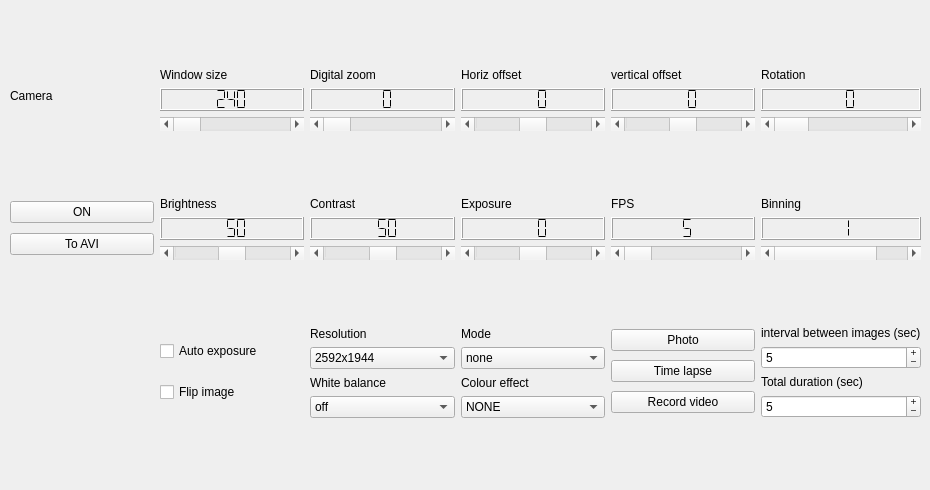
       <widget class="QWidget" name="camera">
        <attribute name="title">
         <string>Camera</string>
        </attribute>
        <widget class="QWidget" name="gridLayoutWidget">
         <property name="geometry">
          <rect>
           <x>10</x>
           <y>10</y>
           <width>911</width>
           <height>471</height>
          </rect>
         </property>
         <layout class="QGridLayout" name="cameragrid" rowstretch="0,0,0,0">
          <item row="0" column="5">
           <layout class="QVBoxLayout" name="horizontallayout">
            <property name="bottomMargin">
             <number>2</number>
            </property>
            <item>
             <widget class="QLabel" name="horizontallabel">
              <property name="text">
               <string>Horiz offset</string>
              </property>
             </widget>
            </item>
            <item>
             <widget class="QLCDNumber" name="horizontallcd">
              <property name="digitCount">
               <number>3</number>
              </property>
              <property name="segmentStyle">
               <enum>QLCDNumber::Flat</enum>
              </property>
              <property name="intValue" stdset="0">
               <number>0</number>
              </property>
             </widget>
            </item>
            <item>
             <widget class="QScrollBar" name="horizontalbar">
              <property name="acceptDrops">
               <bool>false</bool>
              </property>
              <property name="minimum">
               <number>-100</number>
              </property>
              <property name="maximum">
               <number>100</number>
              </property>
              <property name="singleStep">
               <number>0</number>
              </property>
              <property name="value">
               <number>0</number>
              </property>
              <property name="orientation">
               <enum>Qt::Horizontal</enum>
              </property>
             </widget>
            </item>
           </layout>
          </item>
          <item row="0" column="6">
           <layout class="QVBoxLayout" name="verticallayout">
            <property name="bottomMargin">
             <number>2</number>
            </property>
            <item>
             <widget class="QLabel" name="verticallabel">
              <property name="text">
               <string>vertical offset</string>
              </property>
             </widget>
            </item>
            <item>
             <widget class="QLCDNumber" name="verticallcd">
              <property name="digitCount">
               <number>3</number>
              </property>
              <property name="segmentStyle">
               <enum>QLCDNumber::Flat</enum>
              </property>
              <property name="value" stdset="0">
               <double>0.000000000000000</double>
              </property>
              <property name="intValue" stdset="0">
               <number>0</number>
              </property>
             </widget>
            </item>
            <item>
             <widget class="QScrollBar" name="verticalbar">
              <property name="acceptDrops">
               <bool>false</bool>
              </property>
              <property name="minimum">
               <number>-100</number>
              </property>
              <property name="maximum">
               <number>100</number>
              </property>
              <property name="singleStep">
               <number>0</number>
              </property>
              <property name="value">
               <number>0</number>
              </property>
              <property name="orientation">
               <enum>Qt::Horizontal</enum>
              </property>
             </widget>
            </item>
           </layout>
          </item>
          <item row="2" column="4">
           <layout class="QVBoxLayout" name="contrastlayout">
            <property name="bottomMargin">
             <number>2</number>
            </property>
            <item>
             <widget class="QLabel" name="contrastlabel">
              <property name="text">
               <string>Contrast</string>
              </property>
             </widget>
            </item>
            <item>
             <widget class="QLCDNumber" name="contrastlcd">
              <property name="digitCount">
               <number>3</number>
              </property>
              <property name="segmentStyle">
               <enum>QLCDNumber::Flat</enum>
              </property>
              <property name="value" stdset="0">
               <double>50.000000000000000</double>
              </property>
              <property name="intValue" stdset="0">
               <number>50</number>
              </property>
             </widget>
            </item>
            <item>
             <widget class="QScrollBar" name="contrastbar">
              <property name="acceptDrops">
               <bool>false</bool>
              </property>
              <property name="minimum">
               <number>0</number>
              </property>
              <property name="maximum">
               <number>100</number>
              </property>
              <property name="singleStep">
               <number>1</number>
              </property>
              <property name="pageStep">
               <number>1</number>
              </property>
              <property name="value">
               <number>50</number>
              </property>
              <property name="orientation">
               <enum>Qt::Horizontal</enum>
              </property>
             </widget>
            </item>
           </layout>
          </item>
          <item row="0" column="3">
           <layout class="QVBoxLayout" name="windowsizelayout">
            <property name="bottomMargin">
             <number>2</number>
            </property>
            <item>
             <widget class="QLabel" name="windowlabel">
              <property name="text">
               <string>Window size</string>
              </property>
             </widget>
            </item>
            <item>
             <widget class="QLCDNumber" name="windowlcd">
              <property name="digitCount">
               <number>3</number>
              </property>
              <property name="segmentStyle">
               <enum>QLCDNumber::Flat</enum>
              </property>
              <property name="intValue" stdset="0">
               <number>240</number>
              </property>
             </widget>
            </item>
            <item>
             <widget class="QScrollBar" name="windowbar">
              <property name="enabled">
               <bool>true</bool>
              </property>
              <property name="sizePolicy">
               <sizepolicy hsizetype="Preferred" vsizetype="Fixed">
                <horstretch>0</horstretch>
                <verstretch>0</verstretch>
               </sizepolicy>
              </property>
              <property name="acceptDrops">
               <bool>false</bool>
              </property>
              <property name="minimum">
               <number>240</number>
              </property>
              <property name="maximum">
               <number>800</number>
              </property>
              <property name="singleStep">
               <number>5</number>
              </property>
              <property name="orientation">
               <enum>Qt::Horizontal</enum>
              </property>
             </widget>
            </item>
           </layout>
          </item>
          <item row="3" column="7">
           <layout class="QVBoxLayout" name="colourlayout">
            <property name="bottomMargin">
             <number>2</number>
            </property>
            <item>
             <widget class="QLabel" name="intervallabel">
              <property name="maximumSize">
               <size>
                <width>250</width>
                <height>16777215</height>
               </size>
              </property>
              <property name="text">
               <string>interval between images (sec)</string>
              </property>
             </widget>
            </item>
            <item>
             <widget class="QSpinBox" name="intervalbox">
              <property name="buttonSymbols">
               <enum>QAbstractSpinBox::PlusMinus</enum>
              </property>
              <property name="maximum">
               <number>1000000</number>
              </property>
              <property name="value">
               <number>5</number>
              </property>
             </widget>
            </item>
            <item>
             <widget class="QLabel" name="durationlabel">
              <property name="maximumSize">
               <size>
                <width>250</width>
                <height>16777215</height>
               </size>
              </property>
              <property name="text">
               <string>Total duration (sec)</string>
              </property>
             </widget>
            </item>
            <item>
             <widget class="QSpinBox" name="durationbox">
              <property name="buttonSymbols">
               <enum>QAbstractSpinBox::PlusMinus</enum>
              </property>
              <property name="maximum">
               <number>1000000</number>
              </property>
              <property name="value">
               <number>5</number>
              </property>
             </widget>
            </item>
           </layout>
          </item>
          <item row="0" column="4">
           <layout class="QVBoxLayout" name="zoomverticallayout">
            <property name="bottomMargin">
             <number>2</number>
            </property>
            <item>
             <widget class="QLabel" name="zoomlabel">
              <property name="text">
               <string>Digital zoom</string>
              </property>
             </widget>
            </item>
            <item>
             <widget class="QLCDNumber" name="zoomlcd">
              <property name="digitCount">
               <number>2</number>
              </property>
              <property name="segmentStyle">
               <enum>QLCDNumber::Flat</enum>
              </property>
              <property name="intValue" stdset="0">
               <number>0</number>
              </property>
             </widget>
            </item>
            <item>
             <widget class="QScrollBar" name="zoombar">
              <property name="acceptDrops">
               <bool>false</bool>
              </property>
              <property name="minimum">
               <number>0</number>
              </property>
              <property name="maximum">
               <number>10</number>
              </property>
              <property name="singleStep">
               <number>1</number>
              </property>
              <property name="pageStep">
               <number>1</number>
              </property>
              <property name="sliderPosition">
               <number>0</number>
              </property>
              <property name="orientation">
               <enum>Qt::Horizontal</enum>
              </property>
             </widget>
            </item>
           </layout>
          </item>
          <item row="0" column="0">
           <layout class="QVBoxLayout" name="cameralabellayout">
            <property name="bottomMargin">
             <number>2</number>
            </property>
            <item>
             <widget class="QLabel" name="cameralabel">
              <property name="maximumSize">
               <size>
                <width>16777215</width>
                <height>20</height>
               </size>
              </property>
              <property name="text">
               <string>Camera</string>
              </property>
              <property name="alignment">
               <set>Qt::AlignLeading|Qt::AlignLeft|Qt::AlignTop</set>
              </property>
             </widget>
            </item>
           </layout>
          </item>
          <item row="3" column="0">
           <layout class="QVBoxLayout" name="photolayout">
            <property name="bottomMargin">
             <number>2</number>
            </property>
           </layout>
          </item>
          <item row="2" column="6">
           <layout class="QVBoxLayout" name="fpslayout">
            <property name="bottomMargin">
             <number>2</number>
            </property>
            <item>
             <widget class="QLabel" name="fpslabel">
              <property name="text">
               <string>FPS</string>
              </property>
             </widget>
            </item>
            <item>
             <widget class="QLCDNumber" name="fpslcd">
              <property name="digitCount">
               <number>2</number>
              </property>
              <property name="segmentStyle">
               <enum>QLCDNumber::Flat</enum>
              </property>
              <property name="intValue" stdset="0">
               <number>5</number>
              </property>
             </widget>
            </item>
            <item>
             <widget class="QScrollBar" name="fpsbar">
              <property name="acceptDrops">
               <bool>false</bool>
              </property>
              <property name="minimum">
               <number>5</number>
              </property>
              <property name="maximum">
               <number>90</number>
              </property>
              <property name="singleStep">
               <number>5</number>
              </property>
              <property name="pageStep">
               <number>5</number>
              </property>
              <property name="value">
               <number>5</number>
              </property>
              <property name="orientation">
               <enum>Qt::Horizontal</enum>
              </property>
             </widget>
            </item>
           </layout>
          </item>
          <item row="3" column="6">
           <layout class="QVBoxLayout" name="modelayout">
            <property name="bottomMargin">
             <number>2</number>
            </property>
            <item>
             <widget class="QPushButton" name="photobutton">
              <property name="sizePolicy">
               <sizepolicy hsizetype="Minimum" vsizetype="Fixed">
                <horstretch>0</horstretch>
                <verstretch>0</verstretch>
               </sizepolicy>
              </property>
              <property name="minimumSize">
               <size>
                <width>100</width>
                <height>0</height>
               </size>
              </property>
              <property name="text">
               <string>Photo</string>
              </property>
             </widget>
            </item>
            <item>
             <widget class="QPushButton" name="timelapsebutton">
              <property name="text">
               <string>Time lapse</string>
              </property>
             </widget>
            </item>
            <item>
             <widget class="QPushButton" name="videobutton">
              <property name="text">
               <string>Record video</string>
              </property>
             </widget>
            </item>
           </layout>
          </item>
          <item row="2" column="7">
           <layout class="QVBoxLayout" name="binlayout">
            <property name="bottomMargin">
             <number>2</number>
            </property>
            <item>
             <widget class="QLabel" name="binlabel">
              <property name="text">
               <string>Binning</string>
              </property>
             </widget>
            </item>
            <item>
             <widget class="QLCDNumber" name="binlcd">
              <property name="digitCount">
               <number>2</number>
              </property>
              <property name="segmentStyle">
               <enum>QLCDNumber::Flat</enum>
              </property>
              <property name="value" stdset="0">
               <double>1.000000000000000</double>
              </property>
              <property name="intValue" stdset="0">
               <number>1</number>
              </property>
             </widget>
            </item>
            <item>
             <widget class="QScrollBar" name="binbar">
              <property name="acceptDrops">
               <bool>false</bool>
              </property>
              <property name="minimum">
               <number>1</number>
              </property>
              <property name="maximum">
               <number>4</number>
              </property>
              <property name="singleStep">
               <number>1</number>
              </property>
              <property name="value">
               <number>1</number>
              </property>
              <property name="orientation">
               <enum>Qt::Horizontal</enum>
              </property>
             </widget>
            </item>
           </layout>
          </item>
          <item row="2" column="5">
           <layout class="QVBoxLayout" name="exposurelayout">
            <property name="bottomMargin">
             <number>2</number>
            </property>
            <item>
             <widget class="QLabel" name="exposurelabel">
              <property name="text">
               <string>Exposure</string>
              </property>
             </widget>
            </item>
            <item>
             <widget class="QLCDNumber" name="exposurelcd">
              <property name="baseSize">
               <size>
                <width>20</width>
                <height>20</height>
               </size>
              </property>
              <property name="digitCount">
               <number>3</number>
              </property>
              <property name="segmentStyle">
               <enum>QLCDNumber::Flat</enum>
              </property>
              <property name="value" stdset="0">
               <double>0.000000000000000</double>
              </property>
              <property name="intValue" stdset="0">
               <number>0</number>
              </property>
             </widget>
            </item>
            <item>
             <widget class="QScrollBar" name="exposurebar">
              <property name="acceptDrops">
               <bool>false</bool>
              </property>
              <property name="minimum">
               <number>-25</number>
              </property>
              <property name="maximum">
               <number>25</number>
              </property>
              <property name="singleStep">
               <number>1</number>
              </property>
              <property name="pageStep">
               <number>1</number>
              </property>
              <property name="value">
               <number>0</number>
              </property>
              <property name="sliderPosition">
               <number>0</number>
              </property>
              <property name="orientation">
               <enum>Qt::Horizontal</enum>
              </property>
             </widget>
            </item>
           </layout>
          </item>
          <item row="2" column="0">
           <layout class="QVBoxLayout" name="flipexposurelayout">
            <property name="bottomMargin">
             <number>2</number>
            </property>
            <item>
             <widget class="QPushButton" name="camonbutton">
              <property name="text">
               <string>ON</string>
              </property>
              <property name="checkable">
               <bool>true</bool>
              </property>
             </widget>
            </item>
            <item>
             <widget class="QPushButton" name="to_avibutton">
              <property name="text">
               <string>To AVI</string>
              </property>
             </widget>
            </item>
           </layout>
          </item>
          <item row="2" column="3">
           <layout class="QVBoxLayout" name="brightnesslayout">
            <property name="bottomMargin">
             <number>2</number>
            </property>
            <item>
             <widget class="QLabel" name="brightnesslabel">
              <property name="text">
               <string>Brightness</string>
              </property>
             </widget>
            </item>
            <item>
             <widget class="QLCDNumber" name="brightnesslcd">
              <property name="digitCount">
               <number>3</number>
              </property>
              <property name="segmentStyle">
               <enum>QLCDNumber::Flat</enum>
              </property>
              <property name="value" stdset="0">
               <double>50.000000000000000</double>
              </property>
              <property name="intValue" stdset="0">
               <number>50</number>
              </property>
             </widget>
            </item>
            <item>
             <widget class="QScrollBar" name="brightnessbar">
              <property name="acceptDrops">
               <bool>false</bool>
              </property>
              <property name="minimum">
               <number>0</number>
              </property>
              <property name="maximum">
               <number>100</number>
              </property>
              <property name="singleStep">
               <number>1</number>
              </property>
              <property name="pageStep">
               <number>1</number>
              </property>
              <property name="value">
               <number>50</number>
              </property>
              <property name="orientation">
               <enum>Qt::Horizontal</enum>
              </property>
             </widget>
            </item>
           </layout>
          </item>
          <item row="0" column="7">
           <layout class="QVBoxLayout" name="rotationlayout">
            <property name="bottomMargin">
             <number>2</number>
            </property>
            <item>
             <widget class="QLabel" name="rotationlabel">
              <property name="text">
               <string>Rotation</string>
              </property>
             </widget>
            </item>
            <item>
             <widget class="QLCDNumber" name="rotationlcd">
              <property name="digitCount">
               <number>3</number>
              </property>
              <property name="segmentStyle">
               <enum>QLCDNumber::Flat</enum>
              </property>
              <property name="value" stdset="0">
               <double>0.000000000000000</double>
              </property>
              <property name="intValue" stdset="0">
               <number>0</number>
              </property>
             </widget>
            </item>
            <item>
             <widget class="QScrollBar" name="rotationbar">
              <property name="acceptDrops">
               <bool>false</bool>
              </property>
              <property name="minimum">
               <number>0</number>
              </property>
              <property name="maximum">
               <number>270</number>
              </property>
              <property name="singleStep">
               <number>90</number>
              </property>
              <property name="pageStep">
               <number>90</number>
              </property>
              <property name="value">
               <number>0</number>
              </property>
              <property name="orientation">
               <enum>Qt::Horizontal</enum>
              </property>
             </widget>
            </item>
           </layout>
          </item>
          <item row="3" column="3">
           <layout class="QVBoxLayout" name="intervallayout">
            <property name="bottomMargin">
             <number>2</number>
            </property>
            <item>
             <widget class="QCheckBox" name="autoexposurebox">
              <property name="text">
               <string>Auto exposure</string>
              </property>
             </widget>
            </item>
            <item>
             <widget class="QCheckBox" name="flipimagebox">
              <property name="text">
               <string>Flip image</string>
              </property>
             </widget>
            </item>
           </layout>
          </item>
          <item row="3" column="5">
           <layout class="QVBoxLayout" name="whitebalancelayout">
            <property name="bottomMargin">
             <number>2</number>
            </property>
            <item>
             <widget class="QLabel" name="modelabel">
              <property name="text">
               <string>Mode</string>
              </property>
              <property name="alignment">
               <set>Qt::AlignBottom|Qt::AlignLeading|Qt::AlignLeft</set>
              </property>
             </widget>
            </item>
            <item>
             <widget class="QComboBox" name="modebox">
              <property name="maxVisibleItems">
               <number>25</number>
              </property>
              <item>
               <property name="text">
                <string>none</string>
               </property>
              </item>
              <item>
               <property name="text">
                <string>negative</string>
               </property>
              </item>
              <item>
               <property name="text">
                <string>solarize</string>
               </property>
              </item>
              <item>
               <property name="text">
                <string>sketch</string>
               </property>
              </item>
              <item>
               <property name="text">
                <string>denoise</string>
               </property>
              </item>
              <item>
               <property name="text">
                <string>emboss</string>
               </property>
              </item>
              <item>
               <property name="text">
                <string>oilpaint</string>
               </property>
              </item>
              <item>
               <property name="text">
                <string>hatch</string>
               </property>
              </item>
              <item>
               <property name="text">
                <string>gpen</string>
               </property>
              </item>
              <item>
               <property name="text">
                <string>pastel</string>
               </property>
              </item>
              <item>
               <property name="text">
                <string>watercolor</string>
               </property>
              </item>
              <item>
               <property name="text">
                <string>film</string>
               </property>
              </item>
              <item>
               <property name="text">
                <string>blur</string>
               </property>
              </item>
              <item>
               <property name="text">
                <string>saturation</string>
               </property>
              </item>
              <item>
               <property name="text">
                <string>colorswap</string>
               </property>
              </item>
              <item>
               <property name="text">
                <string>washedout</string>
               </property>
              </item>
              <item>
               <property name="text">
                <string>posterise</string>
               </property>
              </item>
              <item>
               <property name="text">
                <string>colorpoint</string>
               </property>
              </item>
              <item>
               <property name="text">
                <string>colorbalance</string>
               </property>
              </item>
              <item>
               <property name="text">
                <string>cartoon</string>
               </property>
              </item>
              <item>
               <property name="text">
                <string>deinterlace1</string>
               </property>
              </item>
              <item>
               <property name="text">
                <string>deinterlace2</string>
               </property>
              </item>
             </widget>
            </item>
            <item>
             <widget class="QLabel" name="colourlabel">
              <property name="text">
               <string>Colour effect</string>
              </property>
              <property name="alignment">
               <set>Qt::AlignBottom|Qt::AlignLeading|Qt::AlignLeft</set>
              </property>
             </widget>
            </item>
            <item>
             <widget class="QComboBox" name="colourbox">
              <property name="editable">
               <bool>false</bool>
              </property>
              <property name="currentText">
               <string>NONE</string>
              </property>
              <property name="currentIndex">
               <number>0</number>
              </property>
              <item>
               <property name="text">
                <string>NONE</string>
               </property>
              </item>
              <item>
               <property name="text">
                <string>BW</string>
               </property>
              </item>
              <item>
               <property name="text">
                <string>RED</string>
               </property>
              </item>
              <item>
               <property name="text">
                <string>GREEN</string>
               </property>
              </item>
              <item>
               <property name="text">
                <string>BLUE</string>
               </property>
              </item>
             </widget>
            </item>
           </layout>
          </item>
          <item row="3" column="4">
           <layout class="QVBoxLayout" name="resolutionlayout">
            <property name="bottomMargin">
             <number>2</number>
            </property>
            <item>
             <widget class="QLabel" name="resolutionlabel">
              <property name="text">
               <string>Resolution</string>
              </property>
              <property name="alignment">
               <set>Qt::AlignBottom|Qt::AlignLeading|Qt::AlignLeft</set>
              </property>
             </widget>
            </item>
            <item>
             <widget class="QComboBox" name="resolutionbox">
              <item>
               <property name="text">
                <string>2592x1944</string>
               </property>
              </item>
              <item>
               <property name="text">
                <string>1920x1080</string>
               </property>
              </item>
              <item>
               <property name="text">
                <string>1296x972</string>
               </property>
              </item>
              <item>
               <property name="text">
                <string>1296x730</string>
               </property>
              </item>
              <item>
               <property name="text">
                <string>640x480</string>
               </property>
              </item>
             </widget>
            </item>
            <item>
             <widget class="QLabel" name="whitebalancelabel">
              <property name="text">
               <string>White balance</string>
              </property>
              <property name="alignment">
               <set>Qt::AlignBottom|Qt::AlignLeading|Qt::AlignLeft</set>
              </property>
             </widget>
            </item>
            <item>
             <widget class="QComboBox" name="whitebalancebox">
              <item>
               <property name="text">
                <string>off</string>
               </property>
              </item>
              <item>
               <property name="text">
                <string>auto</string>
               </property>
              </item>
              <item>
               <property name="text">
                <string>green</string>
               </property>
              </item>
              <item>
               <property name="text">
                <string>red</string>
               </property>
              </item>
              <item>
               <property name="text">
                <string>blue</string>
               </property>
              </item>
              <item>
               <property name="text">
                <string>sunlight</string>
               </property>
              </item>
              <item>
               <property name="text">
                <string>cloudy</string>
               </property>
              </item>
              <item>
               <property name="text">
                <string>shade</string>
               </property>
              </item>
              <item>
               <property name="text">
                <string>tungsten</string>
               </property>
              </item>
              <item>
               <property name="text">
                <string>fluorescent</string>
               </property>
              </item>
              <item>
               <property name="text">
                <string>incandescent</string>
               </property>
              </item>
              <item>
               <property name="text">
                <string>flash</string>
               </property>
              </item>
              <item>
               <property name="text">
                <string>horizon</string>
               </property>
              </item>
             </widget>
            </item>
           </layout>
          </item>
         </layout>
        </widget>
       </widget>
